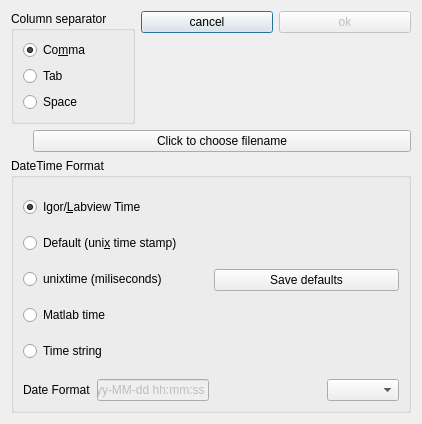
<?xml version="1.0" encoding="UTF-8"?>
<ui version="4.0">
 <class>SaveTable</class>
 <widget class="QDialog" name="SaveTable">
  <property name="geometry">
   <rect>
    <x>0</x>
    <y>0</y>
    <width>422</width>
    <height>424</height>
   </rect>
  </property>
  <property name="windowTitle">
   <string>Save table </string>
  </property>
  <property name="windowIcon">
   <iconset resource="../Ressources.qrc">
    <normaloff>:/Icons/Icons/spreadsheet6.svg</normaloff>:/Icons/Icons/spreadsheet6.svg</iconset>
  </property>
  <layout class="QGridLayout" name="gridLayout_3">
   <item row="0" column="0">
    <layout class="QVBoxLayout" name="verticalLayout_7">
     <item>
      <layout class="QHBoxLayout" name="horizontalLayout_6">
       <item>
        <widget class="QGroupBox" name="groupBox">
         <property name="title">
          <string>Column separator</string>
         </property>
         <layout class="QGridLayout" name="gridLayout_2">
          <item row="0" column="0">
           <layout class="QVBoxLayout" name="verticalLayout">
            <item>
             <widget class="QRadioButton" name="comma">
              <property name="toolTip">
               <string>&lt;html&gt;&lt;head/&gt;&lt;body&gt;&lt;p align=&quot;justify&quot;&gt;This will make a file with values separated by commas.&lt;/p&gt;&lt;p align=&quot;justify&quot;&gt;&lt;span style=&quot; font-style:italic; text-decoration: underline; color:#ff0000;&quot;&gt;Usualy we only alert against using the &lt;/span&gt;&lt;span style=&quot; font-style:italic; text-decoration: underline; color:#0000ff;&quot;&gt;space&lt;/span&gt;&lt;span style=&quot; font-style:italic; text-decoration: underline; color:#ff0000;&quot;&gt; as separator as space is more likely to be parte of a string. However if you are saving the runtable or other tables with commas in strings (some runtables have a lot of commas in the description field) you most likely will want to use the&lt;/span&gt;&lt;span style=&quot; font-style:italic; text-decoration: underline; color:#ff0000;&quot;/&gt;&lt;span style=&quot; font-style:italic; text-decoration: underline; color:#0000ff;&quot;&gt;tab&lt;/span&gt;&lt;span style=&quot; font-style:italic; text-decoration: underline; color:#0000ff;&quot;/&gt;&lt;span style=&quot; font-style:italic; text-decoration: underline; color:#ff0000;&quot;&gt;as separator. &lt;/span&gt;&lt;/p&gt;&lt;p&gt;&lt;span style=&quot; font-style:italic; text-decoration: underline;&quot;&gt;&lt;br/&gt;&lt;/span&gt;&lt;/p&gt;&lt;p&gt;&lt;span style=&quot; font-style:italic; text-decoration: underline;&quot;&gt;&lt;br/&gt;&lt;/span&gt;&lt;/p&gt;&lt;/body&gt;&lt;/html&gt;</string>
              </property>
              <property name="text">
               <string>Co&amp;mma</string>
              </property>
              <property name="checked">
               <bool>true</bool>
              </property>
             </widget>
            </item>
            <item>
             <widget class="QRadioButton" name="tab">
              <property name="toolTip">
               <string>This will make a file with values separated by tabs.</string>
              </property>
              <property name="text">
               <string>Tab</string>
              </property>
             </widget>
            </item>
            <item>
             <widget class="QRadioButton" name="space">
              <property name="toolTip">
               <string>&lt;!DOCTYPE HTML PUBLIC &quot;-//W3C//DTD HTML 4.0//EN&quot; &quot;http://www.w3.org/TR/REC-html40/strict.dtd&quot;&gt;
&lt;html&gt;&lt;head&gt;&lt;meta name=&quot;qrichtext&quot; content=&quot;1&quot; /&gt;&lt;style type=&quot;text/css&quot;&gt;
p, li { white-space: pre-wrap; }
&lt;/style&gt;&lt;/head&gt;&lt;body style=&quot; font-family:'Sans Serif'; font-size:9pt; font-weight:400; font-style:normal;&quot;&gt;
&lt;p style=&quot; margin-top:0px; margin-bottom:0px; margin-left:0px; margin-right:0px; -qt-block-indent:0; text-indent:0px;&quot;&gt;This will make a file with values separated by spaces.&lt;/p&gt;
&lt;p style=&quot;-qt-paragraph-type:empty; margin-top:0px; margin-bottom:0px; margin-left:0px; margin-right:0px; -qt-block-indent:0; text-indent:0px;&quot;&gt;&lt;/p&gt;
&lt;p style=&quot; margin-top:0px; margin-bottom:0px; margin-left:0px; margin-right:0px; -qt-block-indent:0; text-indent:0px;&quot;&gt;&lt;span style=&quot; text-decoration: underline; color:#ff0000;&quot;&gt;Beware that this option can lead to strange results when header columns labels have more that a word.&lt;/span&gt;&lt;/p&gt;&lt;/body&gt;&lt;/html&gt;</string>
              </property>
              <property name="text">
               <string>Space</string>
              </property>
             </widget>
            </item>
           </layout>
          </item>
         </layout>
        </widget>
       </item>
       <item>
        <layout class="QVBoxLayout" name="verticalLayout_4">
         <item>
          <layout class="QHBoxLayout" name="horizontalLayout_4">
           <item>
            <widget class="QPushButton" name="cancelbutton">
             <property name="text">
              <string>cancel</string>
             </property>
             <property name="icon">
              <iconset resource="../Ressources.qrc">
               <normaloff>:/Icons/Icons/cancel4.svg</normaloff>:/Icons/Icons/cancel4.svg</iconset>
             </property>
            </widget>
           </item>
           <item>
            <widget class="QPushButton" name="okbutton">
             <property name="enabled">
              <bool>false</bool>
             </property>
             <property name="text">
              <string>ok</string>
             </property>
             <property name="icon">
              <iconset resource="../Ressources.qrc">
               <normaloff>:/Icons/Icons/check46.svg</normaloff>:/Icons/Icons/check46.svg</iconset>
             </property>
            </widget>
           </item>
          </layout>
         </item>
         <item>
          <layout class="QHBoxLayout" name="horizontalLayout_2">
           <item>
            <spacer name="horizontalSpacer_3">
             <property name="orientation">
              <enum>Qt::Horizontal</enum>
             </property>
             <property name="sizeHint" stdset="0">
              <size>
               <width>40</width>
               <height>20</height>
              </size>
             </property>
            </spacer>
           </item>
           <item>
            <widget class="QLabel" name="label_2">
             <property name="text">
              <string/>
             </property>
             <property name="pixmap">
              <pixmap>:/BItmaps/Imagens/letssavedata.png</pixmap>
             </property>
             <property name="scaledContents">
              <bool>false</bool>
             </property>
            </widget>
           </item>
           <item>
            <spacer name="horizontalSpacer">
             <property name="orientation">
              <enum>Qt::Horizontal</enum>
             </property>
             <property name="sizeHint" stdset="0">
              <size>
               <width>40</width>
               <height>20</height>
              </size>
             </property>
            </spacer>
           </item>
          </layout>
         </item>
        </layout>
       </item>
      </layout>
     </item>
     <item>
      <layout class="QVBoxLayout" name="verticalLayout_2">
       <item>
        <layout class="QHBoxLayout" name="horizontalLayout">
         <item>
          <widget class="QLabel" name="label">
           <property name="maximumSize">
            <size>
             <width>16</width>
             <height>16</height>
            </size>
           </property>
           <property name="text">
            <string/>
           </property>
           <property name="pixmap">
            <pixmap resource="../Ressources.qrc">:/Icons/Icons/open96.svg</pixmap>
           </property>
           <property name="scaledContents">
            <bool>true</bool>
           </property>
          </widget>
         </item>
         <item>
          <widget class="QPushButton" name="save">
           <property name="toolTip">
            <string>Click to open a file selector window</string>
           </property>
           <property name="text">
            <string>Click to choose filename</string>
           </property>
          </widget>
         </item>
        </layout>
       </item>
       <item>
        <widget class="QGroupBox" name="timeoptions">
         <property name="title">
          <string>DateTime Format</string>
         </property>
         <layout class="QGridLayout" name="gridLayout">
          <item row="0" column="0">
           <layout class="QVBoxLayout" name="verticalLayout_6">
            <item>
             <layout class="QHBoxLayout" name="horizontalLayout_5">
              <item>
               <layout class="QVBoxLayout" name="verticalLayout_3">
                <item>
                 <widget class="QRadioButton" name="Igortime">
                  <property name="text">
                   <string>Igor/&amp;Labview Time</string>
                  </property>
                  <property name="checked">
                   <bool>true</bool>
                  </property>
                 </widget>
                </item>
                <item>
                 <widget class="QRadioButton" name="unixtime">
                  <property name="text">
                   <string>Default (uni&amp;x time stamp)</string>
                  </property>
                  <property name="checked">
                   <bool>false</bool>
                  </property>
                 </widget>
                </item>
                <item>
                 <widget class="QRadioButton" name="miliunixtime">
                  <property name="text">
                   <string>unixtime (miliseconds)</string>
                  </property>
                 </widget>
                </item>
                <item>
                 <widget class="QRadioButton" name="matlabtime">
                  <property name="text">
                   <string>Matlab time</string>
                  </property>
                 </widget>
                </item>
                <item>
                 <widget class="QRadioButton" name="TimeString">
                  <property name="text">
                   <string>Time string</string>
                  </property>
                 </widget>
                </item>
               </layout>
              </item>
              <item>
               <layout class="QVBoxLayout" name="verticalLayout_5">
                <item>
                 <spacer name="verticalSpacer_3">
                  <property name="orientation">
                   <enum>Qt::Vertical</enum>
                  </property>
                  <property name="sizeHint" stdset="0">
                   <size>
                    <width>20</width>
                    <height>40</height>
                   </size>
                  </property>
                 </spacer>
                </item>
                <item>
                 <widget class="QPushButton" name="savedefault">
                  <property name="toolTip">
                   <string>&lt;html&gt;&lt;head/&gt;&lt;body&gt;&lt;p align=&quot;justify&quot;&gt;Not evereyone uses Igor. So if you press this button next time your defaults will be the options that you are selected.&lt;/p&gt;&lt;/body&gt;&lt;/html&gt;</string>
                  </property>
                  <property name="text">
                   <string>Save defaults</string>
                  </property>
                  <property name="icon">
                   <iconset resource="../Ressources.qrc">
                    <normaloff>:/Icons/Icons/floppy1.svg</normaloff>:/Icons/Icons/floppy1.svg</iconset>
                  </property>
                 </widget>
                </item>
                <item>
                 <spacer name="verticalSpacer_4">
                  <property name="orientation">
                   <enum>Qt::Vertical</enum>
                  </property>
                  <property name="sizeHint" stdset="0">
                   <size>
                    <width>20</width>
                    <height>40</height>
                   </size>
                  </property>
                 </spacer>
                </item>
               </layout>
              </item>
             </layout>
            </item>
            <item>
             <layout class="QHBoxLayout" name="horizontalLayout_3">
              <item>
               <widget class="QLabel" name="datelabel">
                <property name="text">
                 <string>Date Format</string>
                </property>
               </widget>
              </item>
              <item>
               <widget class="QLineEdit" name="datef">
                <property name="enabled">
                 <bool>false</bool>
                </property>
                <property name="text">
                 <string>yyyy-MM-dd hh:mm:ss</string>
                </property>
               </widget>
              </item>
              <item>
               <spacer name="horizontalSpacer_2">
                <property name="orientation">
                 <enum>Qt::Horizontal</enum>
                </property>
                <property name="sizeHint" stdset="0">
                 <size>
                  <width>40</width>
                  <height>20</height>
                 </size>
                </property>
               </spacer>
              </item>
              <item>
               <widget class="QComboBox" name="sometexttimeformats">
                <property name="toolTip">
                 <string>&lt;html&gt;&lt;head/&gt;&lt;body&gt;&lt;p align=&quot;justify&quot;&gt;Here you can select some predefined DateTime string formats. If the format you want is not available you can write it , by hand, in the left box&lt;/p&gt;&lt;/body&gt;&lt;/html&gt;</string>
                </property>
                <property name="sizeAdjustPolicy">
                 <enum>QComboBox::AdjustToContents</enum>
                </property>
               </widget>
              </item>
             </layout>
            </item>
           </layout>
          </item>
         </layout>
        </widget>
       </item>
      </layout>
     </item>
    </layout>
   </item>
  </layout>
 </widget>
 <resources>
  <include location="../Ressources.qrc"/>
 </resources>
 <connections>
  <connection>
   <sender>cancelbutton</sender>
   <signal>pressed()</signal>
   <receiver>SaveTable</receiver>
   <slot>reject()</slot>
   <hints>
    <hint type="sourcelabel">
     <x>222</x>
     <y>21</y>
    </hint>
    <hint type="destinationlabel">
     <x>210</x>
     <y>190</y>
    </hint>
   </hints>
  </connection>
  <connection>
   <sender>okbutton</sender>
   <signal>pressed()</signal>
   <receiver>SaveTable</receiver>
   <slot>accept()</slot>
   <hints>
    <hint type="sourcelabel">
     <x>351</x>
     <y>21</y>
    </hint>
    <hint type="destinationlabel">
     <x>210</x>
     <y>190</y>
    </hint>
   </hints>
  </connection>
 </connections>
</ui>
